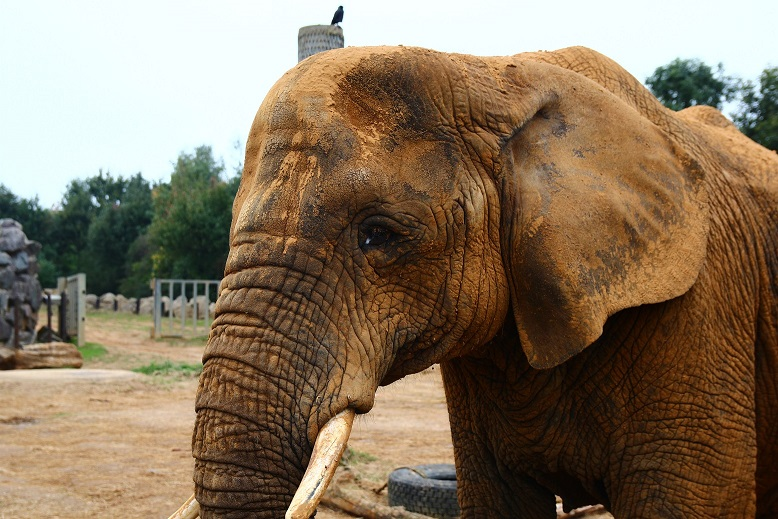
#> input picture notes/lec20/py/elephant.jpg, 778 x 519 px
$ python -i cs3430_s19_hw10.py   (imports and definitions only)
#> lines starting #> are read from the running program, lines starting #| are printed output that depends on the picture
#!/usr/bin/python

import math
from PIL import Image
import numpy as np

#######################################################
# module: cs3430_s19_hw10.py
# YOUR NAME
# YOUR A#
########################################################

##################### Problem 1 (4 points) ####################

## a function to convert an rgb 3-tuple to a grayscale value.
def luminosity(rgb, rcoeff=0.2126, gcoeff=0.7152, bcoeff=0.0722):
    return rcoeff*rgb[0]+gcoeff*rgb[1]+bcoeff*rgb[2]

def save_gd_edges(input_fp, output_fp, magn_thresh=20):
#> called with input_fp = '../../notes/lec20/py/elephant.jpg', output_fp = 'out.png', magn_thresh = 20
    print(output_fp)
    input_image  = Image.open(input_fp)
#> input_image is the input picture: PIL image 778x519 RGB; mean R, G, B 135.3, 117.2, 95.2
    output_image = gd_detect_edges(input_image, magn_thresh=magn_thresh)
    output_image.save(output_fp)
    del input_image
    del output_image

def set_borders(img):
    width, height = img.size
    for i in range(1, width):
        for j in range(1, height):
            assert img.getpixel((i,j)) == 0

    for i in range(0, width):
        img.putpixel((i, 0), 255)
        img.putpixel((i, height-1), 255)

    for j in range(0, height):
        img.putpixel((0, j), 255)
        img.putpixel((width-1, j), 255)

    return img

def get_theta_grad(img, pix):
    x, y = pix

    dy = img.getpixel((x, y-1)) - img.getpixel((x, y+1))
    dx = img.getpixel((x-1, y)) - img.getpixel((x+1, y))

    if dy < 1: dy = 1.0
    if dx < 1: dx = 1.0

    return (math.atan(dy/dx), abs(math.sqrt(dy ** 2 + dx ** 2)))

def get_gray_lumin(img):
    width, height = img.size
    grayed = Image.new('L', (width, height))

    for i in range(width):
        for j in range(height):
            grayed.putpixel((i,j), math.floor(luminosity(img.getpixel((i,j)))))

    return grayed


def gd_detect_edges(rgb_img, magn_thresh=30):
    width, height = rgb_img.size

    grayed = get_gray_lumin(rgb_img)
#> in get_gray_lumin, `grayed = Image.new('L', (width, height))`: grayed: PIL image 778x519 L; every value is 0
#> after the loop in get_gray_lumin, `for i in range(width):`:
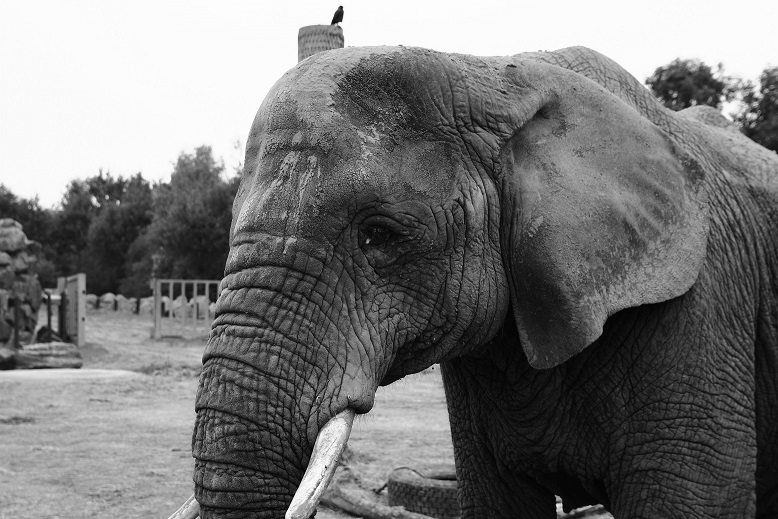
#> grayed: PIL image 778x519 L; min 0, max 254, mean 119

    new = Image.new("L", (width, height))
    new = set_borders(new)
#> after the loop in set_borders, `for i in range(0, width):`:
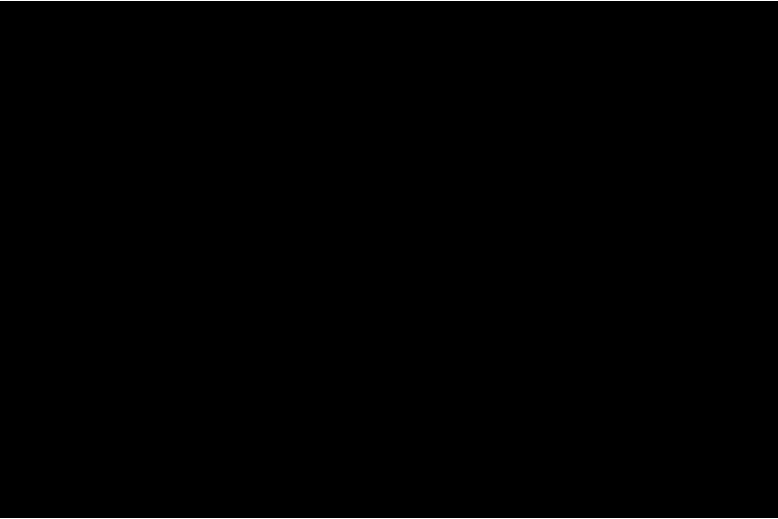
#> img: PIL image 778x519 L; 0.39% white in thin lines or dots
#> after the loop in set_borders, `for j in range(0, height):`:
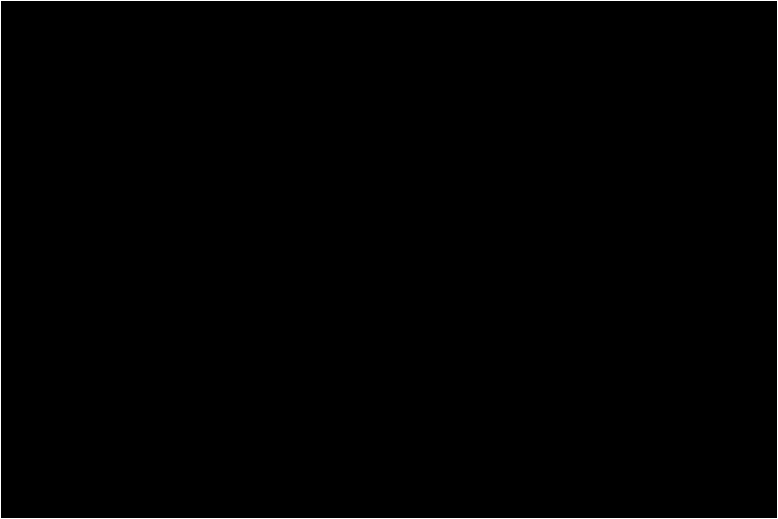
#> img: PIL image 778x519 L; 0.64% white in thin lines or dots

    for i in range(1,width-1):
        for j in range(1,height-1):
            #thetas[i,j], grads[i,j] = get_theta_grad(grayed, (i,j))
            theta, grad = get_theta_grad(grayed, (i,j))
            direction = abs(math.degrees(theta)) / 90
            if grad * theta > magn_thresh:
                new.putpixel((i,j), 255)

    return new

###################### Problem 2 (1 point) #####################

# [14 lines left out: function cosine_sim, not called in this run]
'''
>>> test_cosine_sim('img/2b_nb_09_ed.png', 'img/2b_nb_09_ed.png')
('img/2b_nb_09_ed.png', 'img/2b_nb_09_ed.png')
1.0
>>> test_cosine_sim('img/2b_nb_09_ed.png', 'img/2b_nb_10_ed.png')
('img/2b_nb_09_ed.png', 'img/2b_nb_10_ed.png')
0.512202985103
>>> test_cosine_sim('img/output11884_ed.jpg', 'img/output11885_ed.jpg')
('img/output11884_ed.jpg', 'img/output11885_ed.jpg')
0.352152693884
>>> test_cosine_sim('img/output11885_ed.jpg', 'img/output11884_ed.jpg')
('img/output11885_ed.jpg', 'img/output11884_ed.jpg')
0.352152693884
'''
# [20 lines left out: functions test_cosine_sim, euclid_sim, not called in this run]


'''
>>> test_euclid_sim('img/2b_nb_10_ed.png', 'img/2b_nb_10_ed.png')
('img/2b_nb_10_ed.png', 'img/2b_nb_10_ed.png')
0.0
>>> test_euclid_sim('img/2b_nb_09_ed.png', 'img/2b_nb_10_ed.png')
('img/2b_nb_09_ed.png', 'img/2b_nb_10_ed.png')
16981.9278941
>>> test_euclid_sim('img/2b_nb_10_ed.png', 'img/2b_nb_09_ed.png')
('img/2b_nb_10_ed.png', 'img/2b_nb_09_ed.png')
16981.9278941
'''
# [24 lines left out: functions test_euclid_sim, jaccard_sim, not called in this run]


'''
>>> test_jaccard_sim('img/2b_nb_10_ed.png', 'img/2b_nb_10_ed.png')
('img/2b_nb_10_ed.png', 'img/2b_nb_10_ed.png')
1.0
>>> test_jaccard_sim('img/2b_nb_09_ed.png', 'img/2b_nb_10_ed.png')
('img/2b_nb_09_ed.png', 'img/2b_nb_10_ed.png')
1.0
>>> test_jaccard_sim('img/2b_nb_10_ed.png', 'img/2b_nb_09_ed.png')
('img/2b_nb_10_ed.png', 'img/2b_nb_09_ed.png')
1.0
>>> test_jaccard_sim('img/output11885_ed.jpg', 'img/output11884_ed.jpg')
('img/output11885_ed.jpg', 'img/output11884_ed.jpg')
0.934065934066
>>> test_jaccard_sim('img/output11884_ed.jpg', 'img/output11885_ed.jpg')
('img/output11884_ed.jpg', 'img/output11885_ed.jpg')
0.934065934066
'''
# [28 lines left out: functions test_jaccard_sim, test_01, test_02, not called in this run]

# [6 lines not run here, left out]

>>> result = save_gd_edges('../../notes/lec20/py/elephant.jpg', 'out.png')
#> the loop in gd_detect_edges, `for i in range(1,width-1):` made 776 passes
#> after the loop in gd_detect_edges, `for i in range(1,width-1):`:
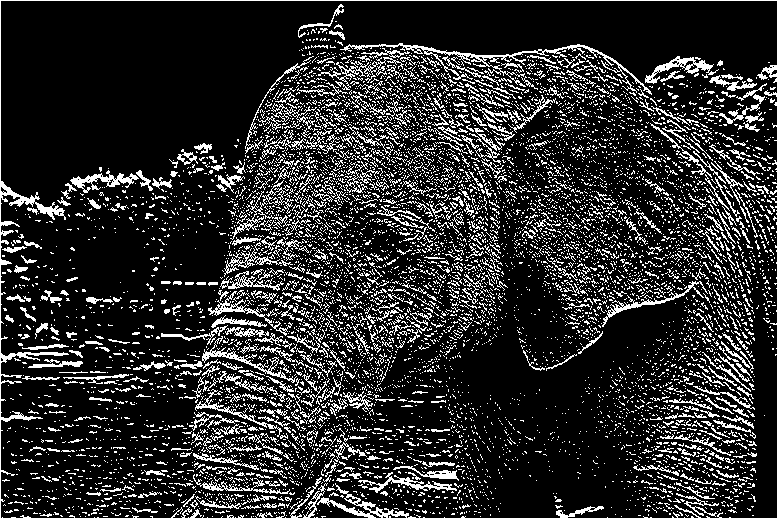
#> new: PIL image 778x519 L; 17.3% white in thin lines or dots
